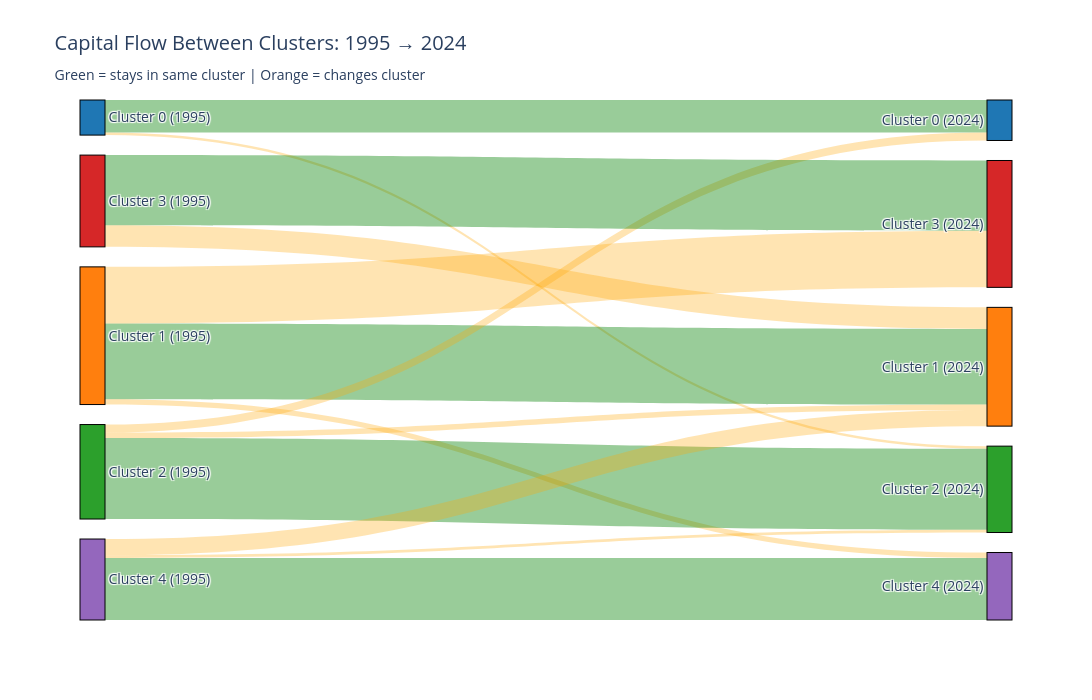

Write notebook code for a chart like this one.
### Code cell
# Create the diagram and save the flows
flows_first_last = plot_cluster_flow_sankey_first_to_last(df_clusters_anni, years)

### Figure 1 — Plotly figure (JSON) as saved in the notebook; plotly's stock layout.template omitted (floating-point values rounded to 4 significant figures)
{"data": [{"arrangement": "snap", "link": {"color": ["rgba(0, 128, 0, 0.4)", "rgba(255, 165, 0, 0.3)", "rgba(0, 128, 0, 0.4)", "rgba(255, 165, 0, 0.3)", "rgba(255, 165, 0, 0.3)", "rgba(255, 165, 0, 0.3)", "rgba(255, 165, 0, 0.3)", "rgba(0, 128, 0, 0.4)", "rgba(255, 165, 0, 0.3)", "rgba(0, 128, 0, 0.4)", "rgba(255, 165, 0, 0.3)", "rgba(255, 165, 0, 0.3)", "rgba(0, 128, 0, 0.4)"], "source": [0, 0, 1, 1, 1, 2, 2, 2, 3, 3, 4, 4, 4], "target": [5, 7, 6, 8, 9, 5, 6, 7, 6, 8, 6, 7, 9], "value": [12, 1, 28, 21, 2, 3, 2, 30, 8, 26, 6, 1, 23]}, "node": {"color": ["#1f77b4", "#ff7f0e", "#2ca02c", "#d62728", "#9467bd", "#1f77b4", "#ff7f0e", "#2ca02c", "#d62728", "#9467bd"], "label": ["Cluster 0\n(1995)", "Cluster 1\n(1995)", "Cluster 2\n(1995)", "Cluster 3\n(1995)", "Cluster 4\n(1995)", "Cluster 0\n(2024)", "Cluster 1\n(2024)", "Cluster 2\n(2024)", "Cluster 3\n(2024)", "Cluster 4\n(2024)"], "line": {"color": "black", "width": 1}, "pad": 20, "thickness": 25}, "type": "sankey"}], "layout": {"font": {"size": 14}, "height": 700, "title": {"text": "Capital Flow Between Clusters: 1995 → 2024<br><sub>Green = stays in same cluster | Orange = changes cluster</sub>"}, "width": 1200}}
